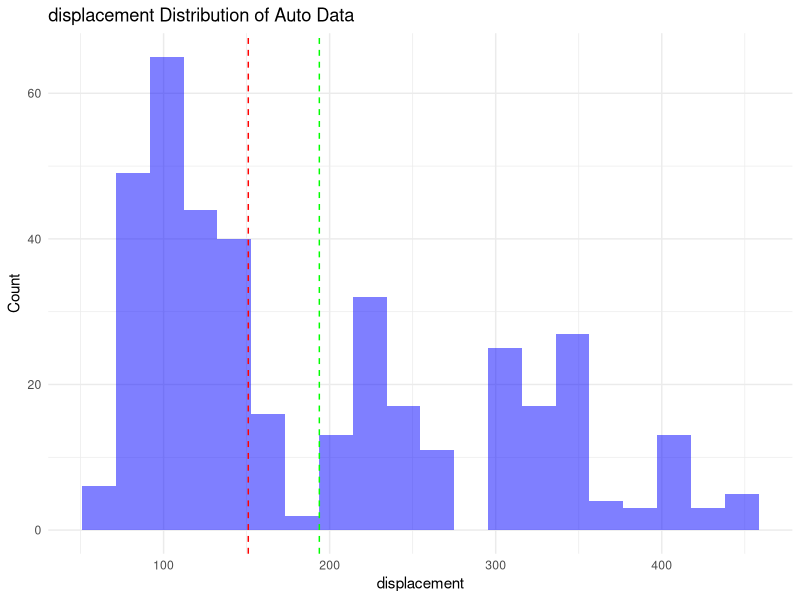

The R source for this figure:
#-------------------------------------------------------------------------------
#1. Read the Auto_Ass1.csv and replace all missing values in each column 
#   with the mean value of that column. 

# Check if there are any missing values.
auto <- read.csv("Auto_Ass1.csv", header=T, na.strings = c("", "?")) 
auto
has_na <- any(is.na(auto)) 
has_na 

# Fill the missing values with the mean value of each column.
sapply(auto, is.numeric)
auto_numeric <- auto[, sapply(auto, is.numeric)] 
auto_numeric 

for(i in 1:ncol(auto_numeric)){ # loop through each column of the numeric data frame
  auto_numeric[is.na(auto_numeric[,i]), i] = mean(auto_numeric[,i], na.rm=TRUE) 
}
auto_numeric
auto[,sapply(auto, is.numeric)] <- auto_numeric
View(Auto)


#-------------------------------------------------------------------------------
# 2. Select cars with model years between 1970 and 1975 and engine displacement
#    greater than or equal to 3, and calculate the average fuel efficiency.
library(magrittr)
library(dplyr)
auto %>% 
  filter(between(year, 70, 75) & displacement >= 3) %>% 
  summarize(avg_mpg=mean(mpg))


#-------------------------------------------------------------------------------
# 3. Compute the distribution of car brands(names) and the mean weight.
auto %>% 
  group_by(name) %>% 
  summarize(count=n(), avg_price=mean(weight)) %>% 
  arrange(desc(avg_price)) %>% 
  View



#-------------------------------------------------------------------------------
# 4. Display the names, years, and mpg of the top 10 cars with the highest horsepower.
auto %>% 
  arrange(desc(horsepower)) %>% 
  head(10) %>% 
  select(name, year, mpg)



#-------------------------------------------------------------------------------
# 5. Draw a distribution plot of displacement and label the median and mean.
library(ggplot2)
ggplot(auto, aes(displacement)) + 
  geom_histogram(bins=20, fill="blue", alpha=0.5) + 
  geom_vline(aes(xintercept=median(displacement)), color="red", linetype="dashed") + 
  geom_vline(aes(xintercept=mean(displacement)), color="green", linetype="dashed") + 
  labs(x="displacement", y="Count", title="displacement Distribution of Auto Data") + 
  theme_minimal()



